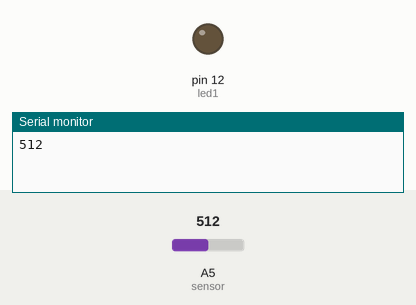
This sketch was run on a simulated Arduino Uno, built with avr-gcc and run on an emulated ATmega328P. On the bench: output pins drawn as LEDs (lit = HIGH), the last lines printed to the serial monitor. The inputs (shaded band) are chosen by the test bench; at power-on: A5 (sensor) = 512.

Above: at 0.1 s.
At 5.1 s:
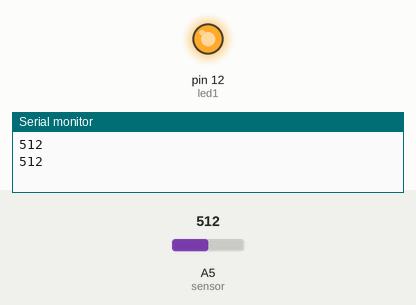
Timing chart, 0 to 6.6 s (numbered marks = the images above):
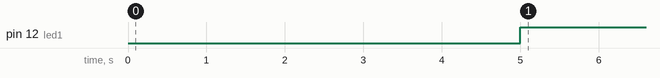

Measured:
- by itself, pin 12 (led1): LOW → HIGH at 5.0 s

The sketch:

Water_Alarm.ino
```cpp
int sensor; //sensor variable
int led1=12; //led variable
void setup(){
Serial.begin(9600);     // Communication started with 9600 baud
pinMode(sensor,INPUT);
pinMode(led1, OUTPUT);
}
void loop(){
sensor=analogRead(A5); // Incoming analog signal read and appointed sensor
Serial.println(sensor)  ;   //Wrote serial port
delay(5000); //5 second delay
if(sensor>0)
  {
    digitalWrite(led1, HIGH);   // turn the LED on (HIGH is the voltage level)
  }
  else
  {
    digitalWrite(led1,LOW); // turn the led off (LOW is the voltage level)

  }

}
```
